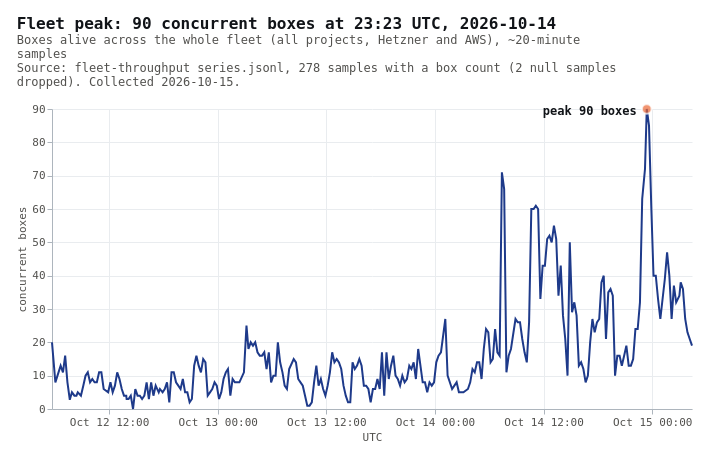

Source (Vega-Lite JSON):
### Vega-Lite specification from a JSON file in a GitHub repository (floating-point values rounded to 4 significant figures; data arrays with more than 128 entries replaced by an {"elided": "..."} marker saying what was removed)
{"$schema": "https://vega.github.io/schema/vega-lite/v6.json", "description": "Line chart of fleet-wide concurrent boxes from 2026-10-12 to 2026-10-15. It stays under 30 until Oct 14, then climbs to a peak of 90 at 23:23 UTC on 2026-10-14.", "title": {"text": "Fleet peak: 90 concurrent boxes at 23:23 UTC, 2026-10-14", "subtitle": ["Boxes alive across the whole fleet (all projects, Hetzner and AWS), ~20-minute", "samples", "Source: fleet-throughput series.jsonl, 278 samples with a box count (2 null samples", "dropped). Collected 2026-10-15."]}, "width": 640, "height": 300, "config": {"background": "#ffffff", "padding": 16, "font": "IBM Plex Mono, ui-monospace, monospace", "view": {"stroke": null}, "title": {"anchor": "start", "fontSize": 16, "color": "#111418", "subtitleColor": "#52514e", "subtitleFontSize": 12, "offset": 12}, "axis": {"labelColor": "#52514e", "titleColor": "#52514e", "labelFontSize": 11, "titleFontSize": 11, "titleFontWeight": "normal", "domainColor": "#adb5bd", "tickColor": "#adb5bd", "gridColor": "#e9ecef"}, "legend": {"labelColor": "#52514e", "titleColor": "#52514e", "labelFontSize": 11, "titleFontSize": 11, "orient": "top", "direction": "horizontal"}}, "layer": [{"data": {"values": {"elided": "278 records"}}, "mark": {"type": "line", "color": "#1e3a8a", "strokeWidth": 2}, "encoding": {"x": {"field": "t", "type": "temporal", "title": "UTC", "axis": {"format": "%b %-d %H:%M", "tickCount": 8}}, "y": {"field": "boxes", "type": "quantitative", "title": "concurrent boxes"}}}, {"data": {"values": [{"t": "2026-10-14T23:23:51Z", "boxes": 90}]}, "mark": {"type": "point", "filled": true, "size": 90, "color": "#eb6834", "stroke": "#ffffff", "strokeWidth": 2}, "encoding": {"x": {"field": "t", "type": "temporal"}, "y": {"field": "boxes", "type": "quantitative"}}}, {"data": {"values": [{"t": "2026-10-14T23:23:51Z", "boxes": 90}]}, "mark": {"type": "text", "align": "right", "dx": -10, "dy": 2, "color": "#111418", "fontSize": 12, "fontWeight": "bold"}, "encoding": {"x": {"field": "t", "type": "temporal"}, "y": {"field": "boxes", "type": "quantitative"}, "text": {"value": "peak 90 boxes"}}}]}
